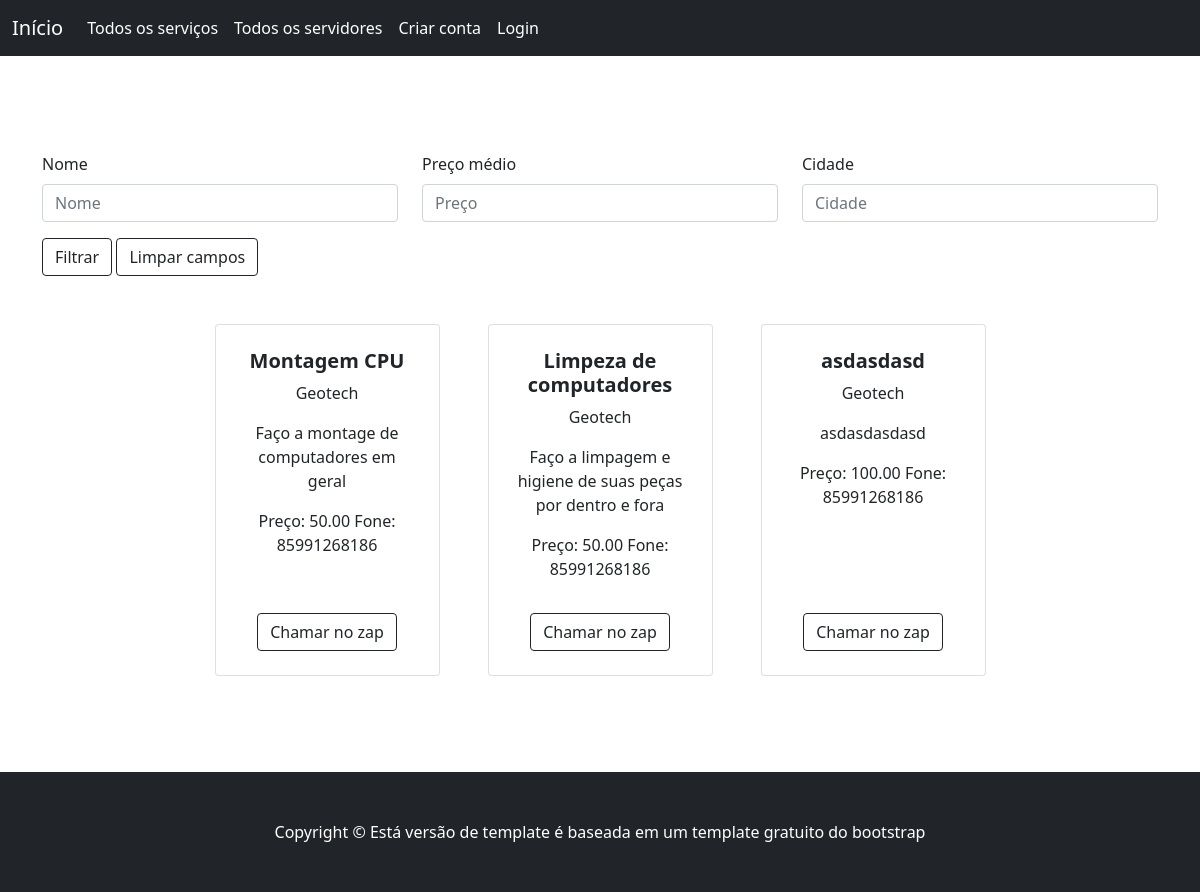
Before: /servico/listar/ with the older database file.
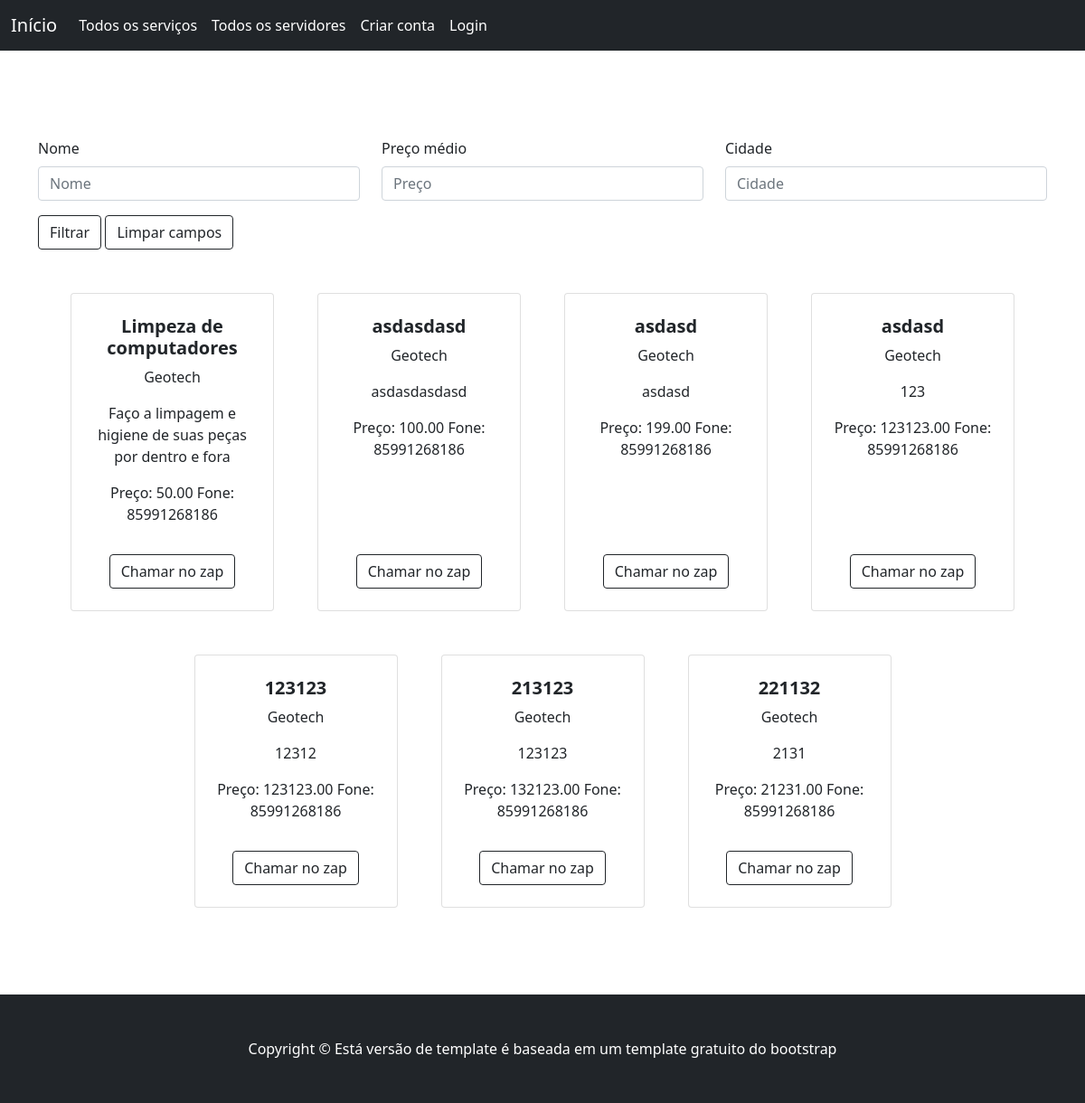
After: the same page with the newer database file.
### core/models.py (models this page shows, shortened)
class Servico(models.Model):
    nome = models.CharField(max_length=256)
    preco = models.DecimalField(max_digits=10,decimal_places=2)
    descricao = models.CharField(max_length=1000)
    prestador = models.ForeignKey(Prestador, on_delete=models.CASCADE)
    class Meta:
        verbose_name = 'Serviço'
        verbose_name_plural = 'Serviços'

class Prestador(models.Model):
    nome = models.CharField(max_length=64)
    ramo = models.CharField(max_length=64)
    whatsapp = models.CharField(max_length=15)
    user = models.OneToOneField(User, on_delete=models.CASCADE)
    foto_perfil = models.ImageField(null=True, blank=True)
    class Meta:
        verbose_name = 'Prestador'
        verbose_name_plural = 'Prestadores'

### core/views.py (the view)
# urls.py: path('servico/listar/', ServicoListView.as_view(), name='servico_list_view'),
class ServicoListView(ListView):
    model = Servico
    template_name = './servico/listar.html'
    def get_context_data(self, **kwargs):
        context = super().get_context_data(**kwargs)
        query = self.request.GET.dict()
        servicos = Servico.objects.all()
        if query:
            servicos = filtragem_servico(servicos, query)
        context['servicos'] = servicos
        return context

### core/templates/servico/listar.html (shortened to what this page needs)
{% extends 'base.html' %}
{%block content %}
<section class="py-5">
  <div class='container mt-5'>
    <form method="get">
      <div class='row'>
        <div class='col col-sm-12 col-md-4'>
          <label for="nomeFilter" class="form-label">Nome</label>
          <input type="text" class="form-control" id="nomeFilter" name="nome_filter" placeholder="Nome">
        </div>
        <div class="col col-sm-12 col-md-4">
          <label for="preco" class="form-label">Preço médio</label>
          <input type="number" class="form-control" id="precoFilter" name="preco_filter" placeholder="Preço">
        </div>
        <div class="col col-sm-12 col-md-4">
          <label for="cidadeFilter" class="form-label">Cidade</label>
          <input type="text" class="form-control" id="cidadeFilter" name="cidade_filter" placeholder="Cidade">
        </div>
      </div>
      <div class="row">
        <div class="col sm-12 lg-5">
          <button type="submit" class="btn btn-outline-dark mt-3">Filtrar</button>
          <button type="reset" class="btn btn-outline-dark mt-3">Limpar campos</button>
        </div>
      </div>
    </form>
  </div>
  <div class="container px-4 px-lg-5 mt-5">
    <div class="row gx-4 gx-lg-5 row-cols-2 row-cols-md-3 row-cols-xl-4 justify-content-center">
      {% for servico in servicos %}
      <div class="col mb-5">
        <div class="card h-100">
          <div class="card-body p-4">
            <div class="text-center">
              <h5 class="fw-bolder">{{servico.nome}}</h5>
              <p class="card-text">{{servico.prestador.nome}} </p>
              <p class="card-text">{{servico.descricao}} </p>
              <p class="card-text">Preço: {{servico.preco}} Fone: {{servico.prestador.whatsapp}} </p>
            </div>
          </div>
          <div class="card-footer p-4 pt-0 border-top-0 bg-transparent">
            <div class="text-center">              <a class="btn btn-outline-dark mt-2" href="https://api.whatsapp.com/send?phone=+55{{servico.prestador.whatsapp}}">Chamar no zap</a>
            </div>
          </div>
        </div>
      </div>
      {% endfor%}
    </div>
  </div>
</section>
{% endblock%}

Changed rows visible on the page:
removed Servico: nome "Montagem CPU", prestador.nome "Geotech", descricao "Faço a montage de computadores em geral", preco "50.00", prestador.whatsapp "85991268186"
added Servico: nome "asdasd", prestador.nome "Geotech", descricao "asdasd", preco "199.00", prestador.whatsapp "85991268186"
added Servico: nome "asdasd", prestador.nome "Geotech", descricao "123", preco "123123.00", prestador.whatsapp "85991268186"
added Servico: nome "123123", prestador.nome "Geotech", descricao "12312", preco "123123.00", prestador.whatsapp "85991268186"
added Servico: nome "213123", prestador.nome "Geotech", descricao "123123", preco "132123.00", prestador.whatsapp "85991268186"
added Servico: nome "221132", prestador.nome "Geotech", descricao "2131", preco "21231.00", prestador.whatsapp "85991268186"
